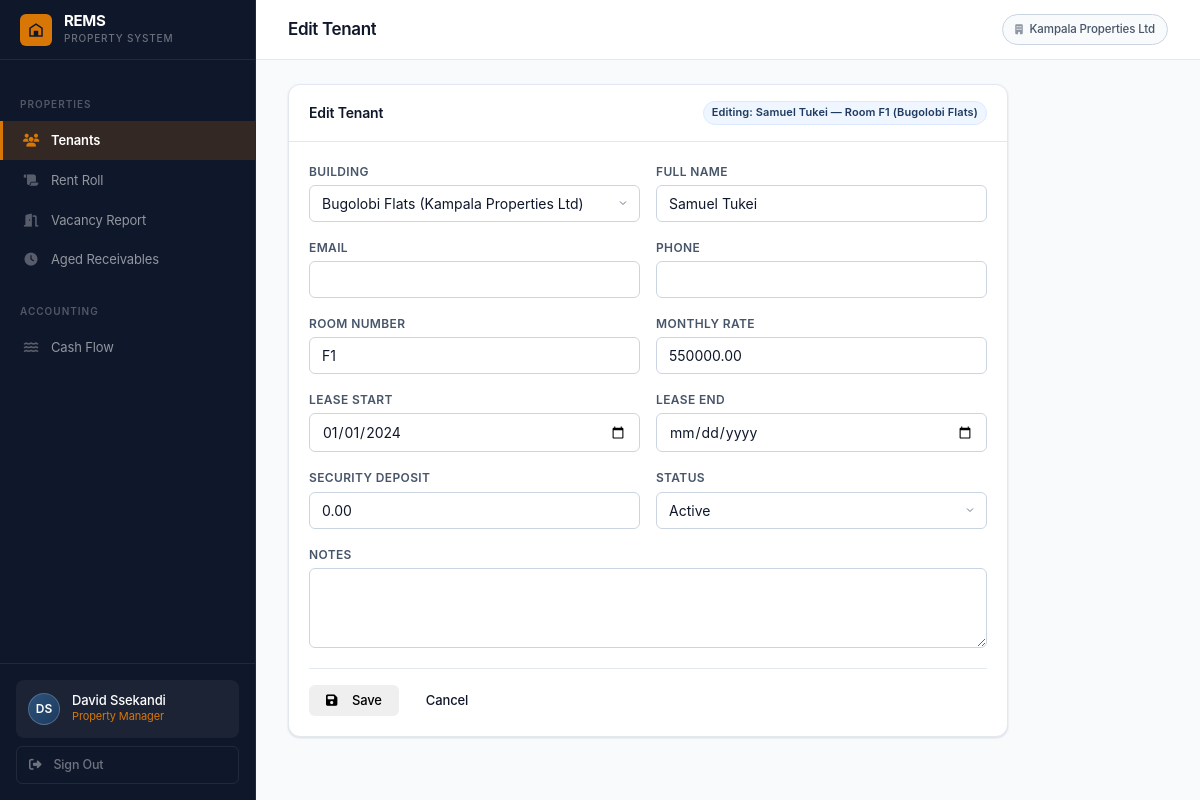
Screenshot of /tenants/26/edit/ (signed in) with the database file from the repository.
### accounts/models.py (models this page shows, shortened)
class User(AbstractUser):
    ROLE_SUPER_ADMIN        = 'super_admin'
    ROLE_OP_MANAGER         = 'op_manager'
    ROLE_PROPERTY_MANAGER   = 'property_manager'
    ROLE_CASHIER_RECEIPTS   = 'cashier_receipts'
    ROLE_CASHIER_EXPENSES   = 'cashier_expenses'
    ROLE_ACCOUNTANT         = 'accountant'
    ROLE_CHOICES = [
        (ROLE_SUPER_ADMIN,      'Super Admin'),
        (ROLE_OP_MANAGER,       'Operational Manager'),
        (ROLE_PROPERTY_MANAGER, 'Property Manager'),
        (ROLE_CASHIER_RECEIPTS, 'Cashier – Receipts'),
        (ROLE_CASHIER_EXPENSES, 'Cashier – Expenses'),
        (ROLE_ACCOUNTANT,       'Accountant'),
    ]
    organisation = models.ForeignKey(
        Organisation, null=True, blank=True,
        on_delete=models.SET_NULL, related_name='users'
    )
    role = models.CharField(max_length=30, choices=ROLE_CHOICES, default=ROLE_CASHIER_RECEIPTS)
    phone = models.CharField(max_length=30, blank=True)
    is_active = models.BooleanField(default=True)
    buildings = models.ManyToManyField('buildings.Building', blank=True, related_name='assigned_users')
    def has_role(self, role_key):
        if self.role == role_key:
            return True
        return self.user_roles.filter(role=role_key).exists()
    @property
    def is_super_admin(self):
        return self.has_role(self.ROLE_SUPER_ADMIN)
    @property
    def is_op_manager(self):
        return self.has_role(self.ROLE_OP_MANAGER)
    @property
    def is_property_manager(self):
        return self.has_role(self.ROLE_PROPERTY_MANAGER)
    @property
    def is_cashier_receipts(self):
        return self.has_role(self.ROLE_CASHIER_RECEIPTS)
    @property
    def is_cashier_expenses(self):
        return self.has_role(self.ROLE_CASHIER_EXPENSES)
    @property
    def is_accountant(self):
        return self.has_role(self.ROLE_ACCOUNTANT)
    def can_access_finance(self):
        return self.is_op_manager or self.is_accountant
    def can_receipt(self):
        return self.is_op_manager or self.is_cashier_receipts
    def can_expense(self):
        return self.is_op_manager or self.is_cashier_expenses
    def can_manage_tenants(self):
        return self.is_op_manager or self.is_property_manager
    def can_configure_taxes(self):
        return self.is_accountant
    def get_buildings_qs(self):
        from buildings.models import Building
        if self.is_super_admin:
            return Building.objects.all()
        if self.is_op_manager:
            return Building.objects.filter(organisation=self.organisation)
        assigned = self.buildings.filter(organisation=self.organisation)
        if assigned.exists():
            return assigned
        return Building.objects.filter(organisation=self.organisation)

class Organisation(models.Model):
    name = models.CharField(max_length=200)
    contact_email = models.EmailField()
    phone = models.CharField(max_length=30, blank=True)
    address = models.TextField(blank=True)
    subscription_status = models.CharField(
        max_length=20,
        choices=[('active', 'Active'), ('suspended', 'Suspended'), ('trial', 'Trial')],
        default='trial'
    )
    created_at = models.DateTimeField(auto_now_add=True)
    class Meta:
        ordering = ['name']

### tenants/models.py (models this page shows, shortened)
class Tenant(models.Model):
    STATUS_ACTIVE   = 'active'
    STATUS_INACTIVE = 'inactive'
    STATUS_CHOICES  = [(STATUS_ACTIVE, 'Active'), (STATUS_INACTIVE, 'Inactive')]
    building        = models.ForeignKey(Building, on_delete=models.CASCADE, related_name='tenants')
    full_name       = models.CharField(max_length=200)
    email           = models.EmailField(blank=True)
    phone           = models.CharField(max_length=30, blank=True)
    room_number     = models.CharField(max_length=20)
    monthly_rate    = models.DecimalField(max_digits=15, decimal_places=2)
    lease_start     = models.DateField(default=timezone.now)
    lease_end       = models.DateField(null=True, blank=True)
    security_deposit= models.DecimalField(max_digits=15, decimal_places=2, default=0)
    status          = models.CharField(max_length=20, choices=STATUS_CHOICES, default=STATUS_ACTIVE)
    notes           = models.TextField(blank=True)
    registered_by   = models.ForeignKey(
        'accounts.User', null=True, on_delete=models.SET_NULL, related_name='+'
    )
    created_at      = models.DateTimeField(auto_now_add=True)
    def __str__(self):
        return f"{self.full_name} — Room {self.room_number} ({self.building.name})"
    class Meta:
        ordering = ['building', 'room_number']
        unique_together = [['building', 'room_number']]

### buildings/models.py (models this page shows, shortened)
class Building(models.Model):
    organisation  = models.ForeignKey(Organisation, on_delete=models.CASCADE, related_name='buildings')
    name          = models.CharField(max_length=200)
    address       = models.TextField(blank=True)
    total_rooms   = models.PositiveIntegerField(default=0)
    standard_rate = models.DecimalField(
        max_digits=15, decimal_places=2, null=True, blank=True,
        help_text='Default monthly rent per room for this building (UGX)'
    )
    description   = models.TextField(blank=True)
    created_at    = models.DateTimeField(auto_now_add=True)
    def __str__(self):
        return f"{self.name} ({self.organisation.name})"
    class Meta:
        ordering = ['name']

### tenants/views.py (the view)
# urls.py: path('<int:pk>/edit/',      views.tenant_edit,       name='edit'),
@login_required
def tenant_edit(request, pk):
    if not request.user.can_manage_tenants():
        return HttpResponseForbidden()
    buildings = request.user.get_buildings_qs()
    tenant = get_object_or_404(Tenant, pk=pk, building__in=buildings)
    form = TenantForm(request.POST or None, instance=tenant, user=request.user)
    if request.method == 'POST' and form.is_valid():
        form.save()
        messages.success(request, 'Tenant updated.')
        return redirect('tenants:detail', pk=pk)
    return render(request, 'tenants/tenant_form.html', {'form': form, 'title': 'Edit Tenant', 'obj': tenant})

### tenants/forms.py
class TenantForm(forms.ModelForm):
    class Meta:
        model = Tenant
        fields = ['building', 'full_name', 'email', 'phone', 'room_number',
                  'monthly_rate', 'lease_start', 'lease_end', 'security_deposit', 'status', 'notes']
        widgets = {
            'lease_start': forms.DateInput(attrs={'type': 'date'}),
            'lease_end':   forms.DateInput(attrs={'type': 'date'}),
            'notes':       forms.Textarea(attrs={'rows': 3}),
        }
    def __init__(self, *args, user=None, **kwargs):
        super().__init__(*args, **kwargs)
        if user:
            buildings_qs = user.get_buildings_qs()
            self.fields['building'].queryset = buildings_qs
            if not self.instance.pk and buildings_qs.count() == 1:
                building = buildings_qs.first()
                if building.standard_rate:
                    self.fields['monthly_rate'].initial = building.standard_rate

### templates/tenants/tenant_form.html (shortened to what this page needs)
{% extends 'base.html' %}
{% block page_title %}{{ title }}{% endblock %}
{% block content %}
<div style="max-width:720px;">
  <div class="card">
    <div class="card-header">
      <span class="card-title">{{ title }}</span>
      {% if obj %}<span class="badge badge-navy">Editing: {{ obj }}</span>{% endif %}
    </div>
    <div class="card-body">
      <form method="post" novalidate>
        <div class="form-grid">
          {% for field in form %}
          <div class="form-group {% if field.field.widget.attrs.rows or field|length > 60 %}form-full{% endif %}">
            <label class="form-label">{{ field.label }}</label>
            {{ field }}
          </div>
          {% endfor %}
        </div>
        <div style="display:flex;gap:10px;margin-top:20px;padding-top:16px;border-top:1px solid var(--border);">
          <button type="submit" class="btn btn-gold"><i class="fas fa-save"></i>&nbsp; Save</button>
          <a href="javascript:history.back()" class="btn btn-outline">Cancel</a>
        </div>
      </form>
    </div>
  </div>
</div>
{% endblock %}

### templates/base.html (shortened to what this page needs)
{% load humanize %}
<!DOCTYPE html>
<html lang="en">
<head>
<link rel="stylesheet" href="https://cdnjs.cloudflare.com/ajax/libs/font-awesome/6.5.0/css/all.min.css">
<link rel="stylesheet" href="/static/css/rems.css">
</head>
<body>
<aside class="sidebar">
  <a href="{% url 'dashboard:home' %}" class="sidebar-brand">
    <div class="sidebar-brand-mark">
      <svg viewBox="0 0 24 24" xmlns="http://www.w3.org/2000/svg">
        <path d="M3 21V9l9-6 9 6v12H3zm2-2h4v-4h6v4h4V10.1L12 5.2 5 10.1V19zm4-4h6v-2H9v2z"/>
      </svg>
    </div>
    <div>
      <div class="sidebar-brand-name">REMS</div>
      <div class="sidebar-brand-sub">Property System</div>
    </div>
  </a>
  <nav class="sidebar-nav">
    {% if user.can_manage_tenants or user.is_op_manager %}
    <div class="nav-section">Properties</div>
    <a href="{% url 'tenants:list' %}"
       class="nav-item {% if request.resolver_match.app_name == 'tenants' and 'vacancy' not in request.path and 'aged' not in request.path and 'rent-roll' not in request.path %}active{% endif %}">
      <span class="nav-icon"><i class="fas fa-users"></i></span> Tenants
    </a>
    <a href="{% url 'tenants:rent_roll' %}"
       class="nav-item {% if 'rent-roll' in request.path %}active{% endif %}">
      <span class="nav-icon"><i class="fas fa-scroll"></i></span> Rent Roll
    </a>
    <a href="{% url 'tenants:vacancy' %}"
       class="nav-item {% if 'vacancy' in request.path %}active{% endif %}">
      <span class="nav-icon"><i class="fas fa-door-open"></i></span> Vacancy Report
    </a>
    <a href="{% url 'tenants:aged_receivables' %}"
       class="nav-item {% if 'aged-receivables' in request.path %}active{% endif %}">
      <span class="nav-icon"><i class="fas fa-clock"></i></span> Aged Receivables
    </a>
    {% endif %}
    {% if user.can_access_finance or user.can_manage_tenants %}
    <div class="nav-section">Accounting</div>
    {% if user.can_manage_tenants %}
    <a href="{% url 'finance:cash_flow' %}"
       class="nav-item {% if 'cash-flow' in request.path %}active{% endif %}">
      <span class="nav-icon"><i class="fas fa-water"></i></span> Cash Flow
    </a>
    {% endif %}
    {% endif %}
  </nav>
  <div class="sidebar-footer">
    <div class="user-chip">
      <div class="user-avatar">{{ user.first_name.0|upper }}{{ user.last_name.0|upper }}</div>
      <div style="min-width:0;">
        <div class="user-name">{{ user.get_full_name|default:user.username }}</div>
        <div class="user-role">
          {{ user.get_role_display }}{% for r in user.user_roles.all %} &middot; {{ r.get_role_display }}{% endfor %}
        </div>
      </div>
    </div>
    <a href="{% url 'accounts:logout' %}" class="sidebar-signout">
      <i class="fas fa-sign-out-alt"></i> Sign Out
    </a>
  </div>
</aside>
<div class="main-wrapper">
  <header class="topbar">
    <div class="topbar-left">
      <h1 class="page-title">{% block page_title %}{% endblock %}</h1>
    </div>
    <div class="topbar-actions">
      {% if user.organisation %}
      <span class="org-label">
        <i class="fas fa-building" style="font-size:10px;margin-right:4px;opacity:.6;"></i>
        {{ user.organisation.name }}
      </span>
      {% endif %}
    </div>
  </header>
  <main class="content">
    {% block content %}{% endblock %}
  </main>
</div>
</body>
</html>

### rows the page displays
User: first_name.0 "D", last_name.0 "S", get_full_name "David Ssekandi", role "Property Manager", organisation.name "Kampala Properties Ltd"
Tenant: full_name+room_number+building "Samuel Tukei — Room F1 (Bugolobi Flats)", form "Bugolobi Flats (Kampala Properties Ltd)" "Samuel Tukei" "F1" "550000.00" "01/01/2024" "0.00" "Active"

### other values shown
{{ title }} "Edit Tenant"
{{ field.label }} "BUILDING" "FULL NAME" "EMAIL" "PHONE" "ROOM NUMBER" "MONTHLY RATE" "LEASE START" "LEASE END" "SECURITY DEPOSIT" "STATUS" "NOTES"
